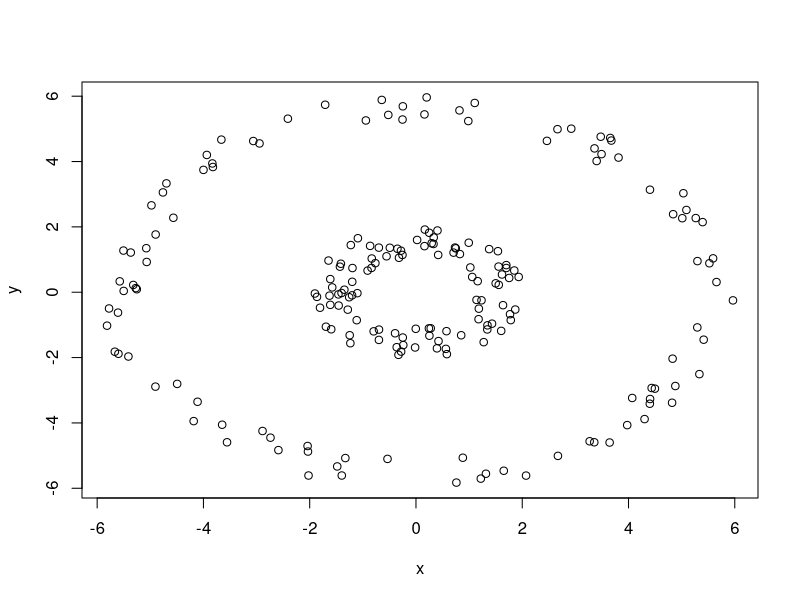
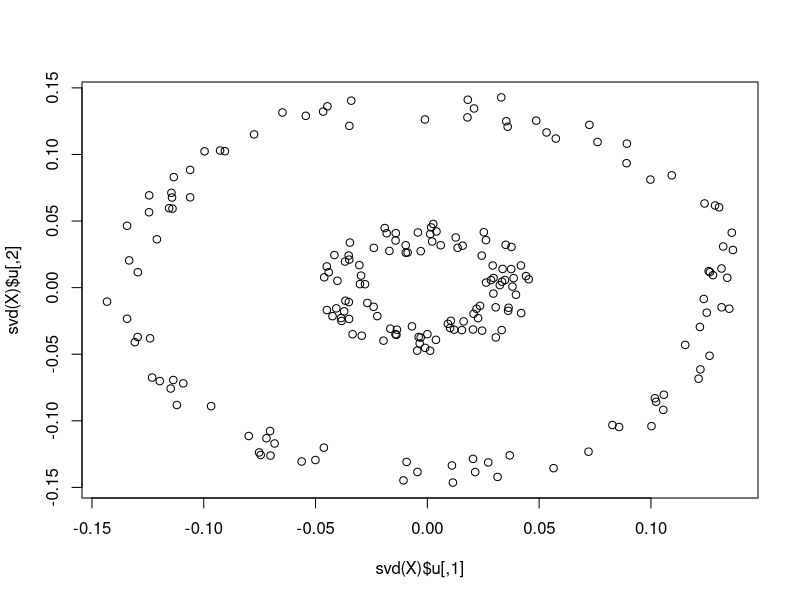
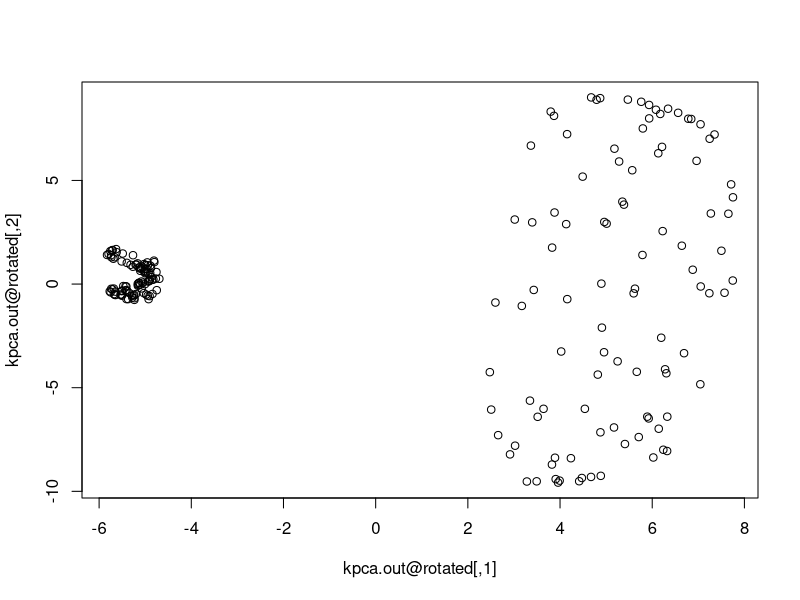
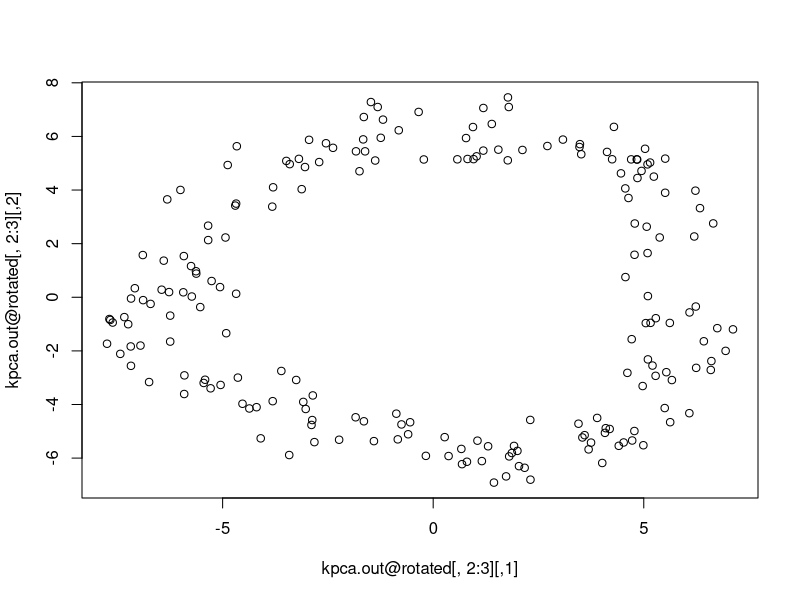

Here is the R script that generated these plots, in order:
# ---
# jupyter:
#   jupytext:
#     formats: ipynb,Rmd,R
#     text_representation:
#       extension: .R
#       format_name: light
#       format_version: '1.5'
#       jupytext_version: 1.9.1
#   kernelspec:
#     display_name: ''
#     name: ''
# ---

# # Lab 23 - KPCA
# ## Lecture 23

library('kernlab')

?kpca

polar0 = data.frame(r=1+runif(100,.1),theta=seq(0,2*pi,length.out=100)+runif(100,.1))
polar1 = data.frame(r=5+runif(100,.1),theta=seq(0,2*pi,length.out=100)+runif(100,.1))
polar = rbind(polar0,polar1)
cart = data.frame(x=polar$r*cos(polar$theta),y=polar$r*sin(polar$theta))
plot(cart)

X = as.matrix(cart)
plot(svd(X)$u)

kpca.out = kpca(X,kernel='rbfdot',kpar=list(sigma=.2),features=2)

plot(kpca.out@rotated)

kpca.out = kpca(X,kernel='rbfdot',kpar=list(sigma=.1),features=3)
plot(kpca.out@rotated[,2:3])
